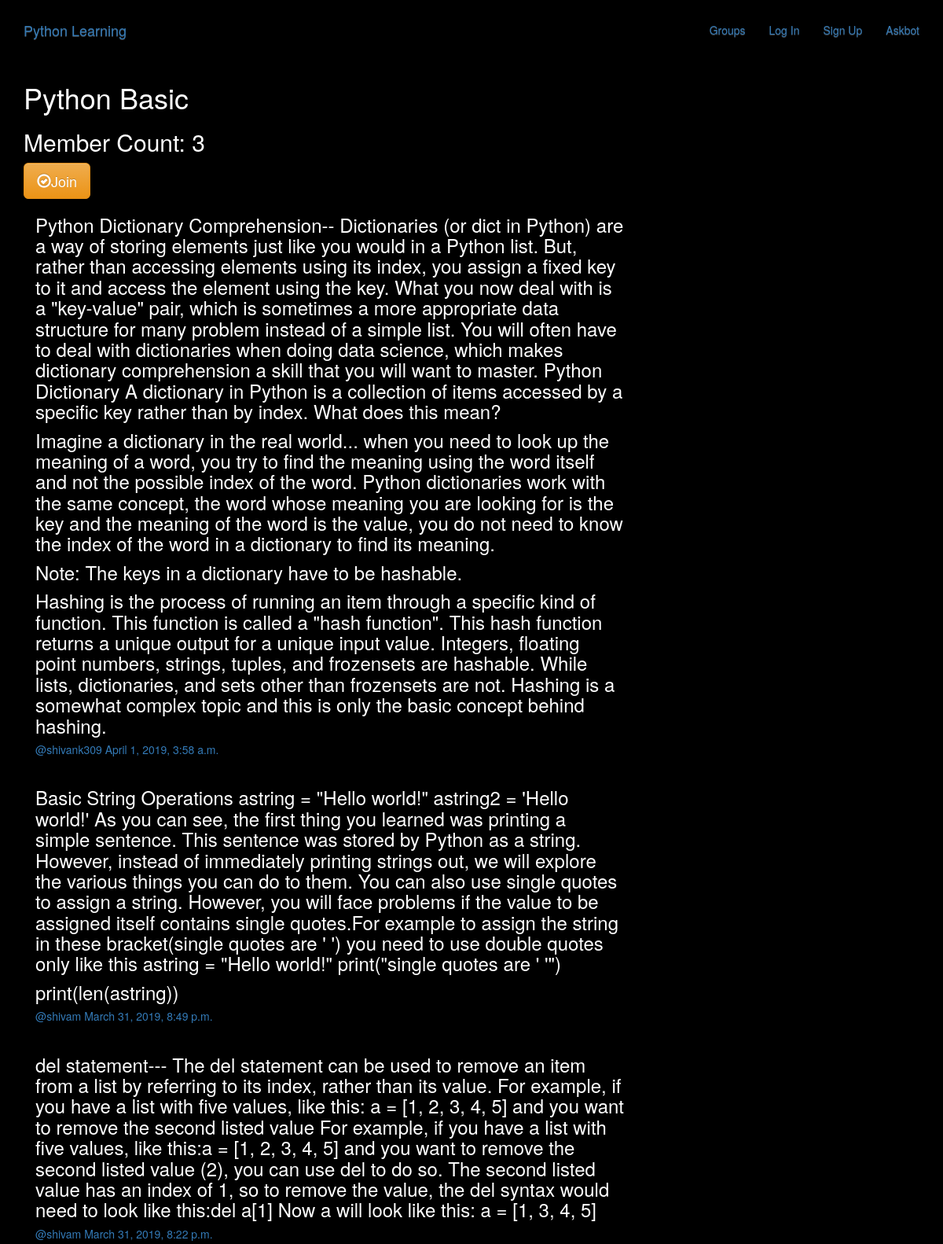
The app's page /groups/posts/in/python-basic/ with its own data.
### groups/models.py (models this page shows, shortened)
class Group(models.Model):
    name = models.CharField(max_length=255,unique=True)
    slug = models.SlugField(allow_unicode=True,unique=True)
    description = models.TextField(blank=True,default='')
    description_html = models.TextField(editable=False,default='',blank=True)
    members = models.ManyToManyField(User,through='GroupMember')
    class Meta:
        ordering = ['name']

### posts/models.py (models this page shows, shortened)
class Post(models.Model):
    user = models.ForeignKey(User,related_name='posts',on_delete=models.CASCADE)
    created_at = models.DateTimeField(auto_now=True)
    message = models.TextField()
    message_html = models.TextField(editable=False)
    group = models.ForeignKey(Group,related_name='posts',null=True,blank=True,on_delete=models.CASCADE)
    class Meta:
        ordering = ['-created_at']
        unique_together = ['user','message']

### groups/views.py (the view)
# urls.py: url(r'posts/in/(?P<slug>[-\w]+)/$',views.SingleGroup.as_view(),name='single'),
class SingleGroup(generic.DetailView):
    model = Group

### groups/templates/groups/group_detail.html
{% extends "groups/group_base.html" %}
{% block pregroup %}
<h1>{{group.name}}</h1>
<h2>Member Count: {{group.members.count }}</h2>
<div class="content">
   {% if user in group.members.all %}
   <a href="{% url 'groups:leave' slug=group.slug %}"
      class='btn btn-lg btn-fill btn-warning'><span
      class='glyphicon glyphicon-remove-circle'></span>Leave</a>
    {% else %}
    <a href="{% url 'groups:join' slug=group.slug %}"
       class='btn btn-lg btn-fill btn-warning'><span
       class='glyphicon glyphicon-ok-circle'></span>Join</a>
  {% endif %}
</div>
{% endblock %}
{% block group_content %}
<div class="col-md-8">
  {% if group.posts.count == 0 %}
    <h2>No posts in this group yet!</h2>
    {% else %}
    {% for post in group.posts.all %}
     {% include "posts/_post.html" %}
    {% endfor %}
  {% endif %}
</div>
{% endblock %}

### posts/templates/posts/_post.html (shortened to what this page needs)
<div class="post media">
  <h3>{{post.message_html|safe}}</h3>
  <div class="media-body">
    <h5 class='media-heading'>
    <span class='username'>
      <a href="{% url 'posts:for_user' username=post.user.username%}">@{{post.user.username}}</a>
    </span>
    <time class='time'>
      <a href="{% url 'posts:single' username=post.user.username pk=post.pk%}">
        {{post.created_at}}
      </a>
    </time>
    </h5>
  </div>
</div>

### static/simplesocial/css/master.css (style rules this page uses)
body { margin: 4px; margin-top: 12px; overflow: hidden; background-color: black; color:white; overflow-y:auto; height: 200px; }

### records on screen
Group: name "Python Basic", members.count "3"
Post: message_html "Python Dictionary Comprehension-- Dictionaries (or dict in Python) are a way of storing elements just like you would in a Python list. But, rather than accessing elements using its index, you assign a fixed key to it and access the element using the key. What you now deal with is a \"key-value\" pair, which is sometimes a more appropriate data structure for many problem instead of a simple list. You will often have to deal with dictionaries when doing data science, which makes dictionary comprehension a skill that you will want to master. Python Dictionary A dictionary in Python is a collection of items accessed by a specific key rather than by index. What does this mean? Imagine a dictionary…", user.username "shivank309", created_at "April 1, 2019, 3:58 a.m."
Post: message_html "Basic String Operations astring = \"Hello world!\" astring2 = 'Hello world!' As you can see, the first thing you learned was printing a simple sentence. This sentence was stored by Python as a string. However, instead of immediately printing strings out, we will explore the various things you can do to them. You can also use single quotes to assign a string. However, you will face problems if the value to be assigned itself contains single quotes.For example to assign the string in these bracket(single quotes are ' ') you need to use double quotes only like this astring = \"Hello world!\" print(\"single quotes are ' '\") print(len(astring))", user.username "shivam", created_at "March 31, 2019, 8:49 p.m."
Post: message_html "del statement--- The del statement can be used to remove an item from a list by referring to its index, rather than its value. For example, if you have a list with five values, like this: a = [1, 2, 3, 4, 5] and you want to remove the second listed value For example, if you have a list with five values, like this:a = [1, 2, 3, 4, 5] and you want to remove the second listed value (2), you can use del to do so. The second listed value has an index of 1, so to remove the value, the del syntax would need to look like this:del a[1] Now a will look like this: a = [1, 3, 4, 5]", user.username "shivam", created_at "March 31, 2019, 8:22 p.m."
